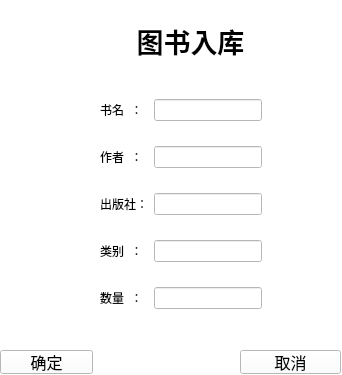
<?xml version="1.0" encoding="UTF-8"?>
<ui version="4.0">
 <class>ManagerInputBooks</class>
 <widget class="QWidget" name="ManagerInputBooks">
  <property name="geometry">
   <rect>
    <x>0</x>
    <y>0</y>
    <width>342</width>
    <height>375</height>
   </rect>
  </property>
  <property name="windowTitle">
   <string>Form</string>
  </property>
  <property name="styleSheet">
   <string notr="true">background-color:white</string>
  </property>
  <widget class="QLabel" name="label_3">
   <property name="geometry">
    <rect>
     <x>120</x>
     <y>10</y>
     <width>141</width>
     <height>61</height>
    </rect>
   </property>
   <property name="sizePolicy">
    <sizepolicy hsizetype="MinimumExpanding" vsizetype="Fixed">
     <horstretch>0</horstretch>
     <verstretch>0</verstretch>
    </sizepolicy>
   </property>
   <property name="font">
    <font>
     <pointsize>20</pointsize>
     <weight>75</weight>
     <italic>false</italic>
     <bold>true</bold>
     <underline>false</underline>
     <strikeout>false</strikeout>
     <stylestrategy>PreferAntialias</stylestrategy>
    </font>
   </property>
   <property name="mouseTracking">
    <bool>false</bool>
   </property>
   <property name="text">
    <string>图书入库</string>
   </property>
   <property name="alignment">
    <set>Qt::AlignCenter</set>
   </property>
  </widget>
  <widget class="QWidget" name="widget_2" native="true">
   <property name="geometry">
    <rect>
     <x>40</x>
     <y>80</y>
     <width>281</width>
     <height>251</height>
    </rect>
   </property>
   <layout class="QGridLayout" name="gridLayout">
    <item row="1" column="2">
     <widget class="QLineEdit" name="author_lineedit">
      <property name="sizePolicy">
       <sizepolicy hsizetype="Expanding" vsizetype="Fixed">
        <horstretch>0</horstretch>
        <verstretch>0</verstretch>
       </sizepolicy>
      </property>
      <property name="echoMode">
       <enum>QLineEdit::Normal</enum>
      </property>
     </widget>
    </item>
    <item row="4" column="1">
     <widget class="QLabel" name="label_6">
      <property name="text">
       <string>数量  ：</string>
      </property>
     </widget>
    </item>
    <item row="3" column="2">
     <widget class="QLineEdit" name="booktype_lineedit">
      <property name="sizePolicy">
       <sizepolicy hsizetype="Expanding" vsizetype="Fixed">
        <horstretch>0</horstretch>
        <verstretch>0</verstretch>
       </sizepolicy>
      </property>
      <property name="echoMode">
       <enum>QLineEdit::Normal</enum>
      </property>
     </widget>
    </item>
    <item row="0" column="0">
     <spacer name="horizontalSpacer">
      <property name="orientation">
       <enum>Qt::Horizontal</enum>
      </property>
      <property name="sizeHint" stdset="0">
       <size>
        <width>40</width>
        <height>20</height>
       </size>
      </property>
     </spacer>
    </item>
    <item row="1" column="1">
     <widget class="QLabel" name="label_4">
      <property name="text">
       <string>作者  ：</string>
      </property>
     </widget>
    </item>
    <item row="2" column="1">
     <widget class="QLabel" name="label_7">
      <property name="text">
       <string>出版社：</string>
      </property>
     </widget>
    </item>
    <item row="2" column="2">
     <widget class="QLineEdit" name="publisher_lineedit">
      <property name="sizePolicy">
       <sizepolicy hsizetype="Expanding" vsizetype="Fixed">
        <horstretch>0</horstretch>
        <verstretch>0</verstretch>
       </sizepolicy>
      </property>
      <property name="echoMode">
       <enum>QLineEdit::Normal</enum>
      </property>
     </widget>
    </item>
    <item row="4" column="2">
     <widget class="QLineEdit" name="all_count_lineedit">
      <property name="sizePolicy">
       <sizepolicy hsizetype="Expanding" vsizetype="Fixed">
        <horstretch>0</horstretch>
        <verstretch>0</verstretch>
       </sizepolicy>
      </property>
      <property name="echoMode">
       <enum>QLineEdit::Normal</enum>
      </property>
     </widget>
    </item>
    <item row="3" column="1">
     <widget class="QLabel" name="label_5">
      <property name="text">
       <string>类别  ：</string>
      </property>
     </widget>
    </item>
    <item row="0" column="2">
     <widget class="QLineEdit" name="title_lineedit"/>
    </item>
    <item row="0" column="1">
     <widget class="QLabel" name="label_2">
      <property name="text">
       <string>书名  ：</string>
      </property>
     </widget>
    </item>
    <item row="0" column="3">
     <spacer name="horizontalSpacer_2">
      <property name="orientation">
       <enum>Qt::Horizontal</enum>
      </property>
      <property name="sizeHint" stdset="0">
       <size>
        <width>40</width>
        <height>20</height>
       </size>
      </property>
     </spacer>
    </item>
   </layout>
  </widget>
  <widget class="QPushButton" name="comfirm_pushbutton">
   <property name="geometry">
    <rect>
     <x>0</x>
     <y>350</y>
     <width>93</width>
     <height>24</height>
    </rect>
   </property>
   <property name="font">
    <font>
     <pointsize>12</pointsize>
     <weight>50</weight>
     <bold>false</bold>
    </font>
   </property>
   <property name="text">
    <string>确定</string>
   </property>
   <property name="checkable">
    <bool>false</bool>
   </property>
  </widget>
  <widget class="QPushButton" name="cancel_pushbutton">
   <property name="geometry">
    <rect>
     <x>240</x>
     <y>350</y>
     <width>101</width>
     <height>24</height>
    </rect>
   </property>
   <property name="font">
    <font>
     <pointsize>12</pointsize>
     <weight>50</weight>
     <bold>false</bold>
    </font>
   </property>
   <property name="text">
    <string>取消</string>
   </property>
  </widget>
 </widget>
 <resources/>
 <connections/>
</ui>
